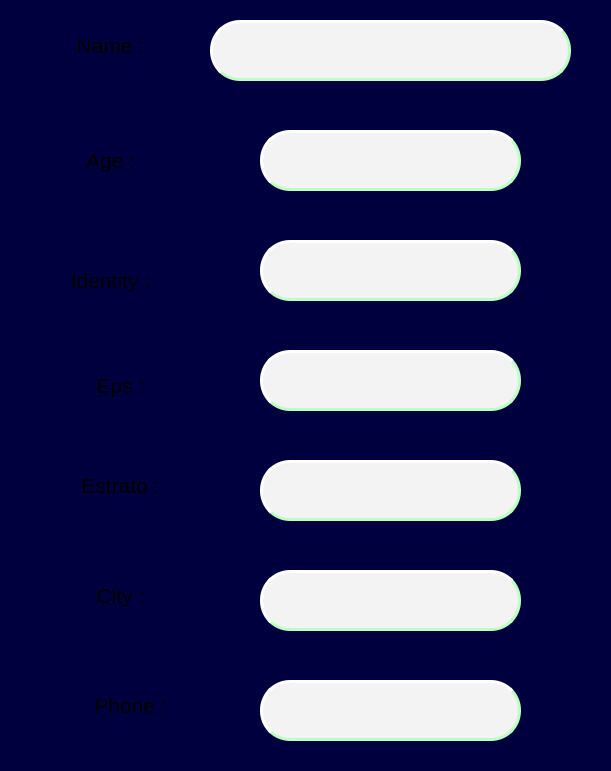
       <widget class="QFrame" name="frame_user">
        <property name="geometry">
         <rect>
          <x>20</x>
          <y>50</y>
          <width>611</width>
          <height>771</height>
         </rect>
        </property>
        <property name="font">
         <font>
          <family>Franklin Gothic Medium</family>
          <pointsize>12</pointsize>
          <weight>50</weight>
          <italic>true</italic>
          <bold>false</bold>
          <kerning>false</kerning>
         </font>
        </property>
        <property name="autoFillBackground">
         <bool>false</bool>
        </property>
        <property name="styleSheet">
         <string notr="true">

background-color : rgb(0, 0, 63);
border: 3px solid blue;
border-color : rgb(0, 0, 63);

</string>
        </property>
        <property name="frameShape">
         <enum>QFrame::HLine</enum>
        </property>
        <property name="frameShadow">
         <enum>QFrame::Plain</enum>
        </property>
        <property name="lineWidth">
         <number>0</number>
        </property>
        <widget class="QLineEdit" name="txt_name">
         <property name="geometry">
          <rect>
           <x>210</x>
           <y>20</y>
           <width>361</width>
           <height>61</height>
          </rect>
         </property>
         <property name="font">
          <font>
           <family>Nirmala UI</family>
           <pointsize>11</pointsize>
           <weight>9</weight>
           <italic>false</italic>
           <bold>false</bold>
          </font>
         </property>
         <property name="styleSheet">
          <string notr="true">font: 75 11pt &quot;Nirmala UI&quot;;

background-color: rgb(243, 243, 243);
border-radius : 30px;
selection-background-color: yellow;
border-style: outset;
border-width: 3px;
border-color: rgb(188, 255, 194);


</string>
         </property>
         <property name="text">
          <string/>
         </property>
         <property name="cursorMoveStyle">
          <enum>Qt::VisualMoveStyle</enum>
         </property>
        </widget>
        <widget class="QLineEdit" name="txt_identity">
         <property name="geometry">
          <rect>
           <x>260</x>
           <y>240</y>
           <width>261</width>
           <height>61</height>
          </rect>
         </property>
         <property name="font">
          <font>
           <family>Franklin Gothic Medium</family>
           <pointsize>12</pointsize>
           <weight>50</weight>
           <italic>true</italic>
           <bold>false</bold>
          </font>
         </property>
         <property name="styleSheet">
          <string notr="true">background-color: rgb(243, 243, 243);
border-radius : 30px;
selection-background-color: yellow;
border-style: outset;
border-width: 3px;
border-color: rgb(188, 255, 194);
</string>
         </property>
         <property name="text">
          <string/>
         </property>
         <property name="echoMode">
          <enum>QLineEdit::Normal</enum>
         </property>
         <property name="alignment">
          <set>Qt::AlignCenter</set>
         </property>
         <property name="dragEnabled">
          <bool>true</bool>
         </property>
         <property name="cursorMoveStyle">
          <enum>Qt::VisualMoveStyle</enum>
         </property>
        </widget>
        <widget class="QLineEdit" name="txt_eps">
         <property name="geometry">
          <rect>
           <x>260</x>
           <y>350</y>
           <width>261</width>
           <height>61</height>
          </rect>
         </property>
         <property name="font">
          <font>
           <family>Franklin Gothic Medium</family>
           <pointsize>12</pointsize>
           <weight>50</weight>
           <italic>true</italic>
           <bold>false</bold>
          </font>
         </property>
         <property name="styleSheet">
          <string notr="true">background-color: rgb(243, 243, 243);
border-radius : 30px;
selection-background-color: yellow;
border-style: outset;
border-width: 3px;
border-color: rgb(188, 255, 194);
</string>
         </property>
         <property name="text">
          <string/>
         </property>
         <property name="echoMode">
          <enum>QLineEdit::Normal</enum>
         </property>
         <property name="alignment">
          <set>Qt::AlignCenter</set>
         </property>
         <property name="dragEnabled">
          <bool>true</bool>
         </property>
         <property name="cursorMoveStyle">
          <enum>Qt::VisualMoveStyle</enum>
         </property>
        </widget>
        <widget class="QLineEdit" name="txt_estrato">
         <property name="geometry">
          <rect>
           <x>260</x>
           <y>460</y>
           <width>261</width>
           <height>61</height>
          </rect>
         </property>
         <property name="font">
          <font>
           <family>Franklin Gothic Medium</family>
           <pointsize>12</pointsize>
           <weight>50</weight>
           <italic>true</italic>
           <bold>false</bold>
          </font>
         </property>
         <property name="styleSheet">
          <string notr="true">background-color: rgb(243, 243, 243);
border-radius : 30px;
selection-background-color: yellow;
border-style: outset;
border-width: 3px;
border-color: rgb(188, 255, 194);
</string>
         </property>
         <property name="text">
          <string/>
         </property>
         <property name="echoMode">
          <enum>QLineEdit::Normal</enum>
         </property>
         <property name="alignment">
          <set>Qt::AlignCenter</set>
         </property>
         <property name="dragEnabled">
          <bool>true</bool>
         </property>
         <property name="cursorMoveStyle">
          <enum>Qt::VisualMoveStyle</enum>
         </property>
        </widget>
        <widget class="QLineEdit" name="txt_city">
         <property name="geometry">
          <rect>
           <x>260</x>
           <y>570</y>
           <width>261</width>
           <height>61</height>
          </rect>
         </property>
         <property name="font">
          <font>
           <family>Franklin Gothic Medium</family>
           <pointsize>12</pointsize>
           <weight>50</weight>
           <italic>true</italic>
           <bold>false</bold>
          </font>
         </property>
         <property name="styleSheet">
          <string notr="true">background-color: rgb(243, 243, 243);
border-radius : 30px;
selection-background-color: yellow;
border-style: outset;
border-width: 3px;
border-color: rgb(188, 255, 194);
</string>
         </property>
         <property name="text">
          <string/>
         </property>
         <property name="echoMode">
          <enum>QLineEdit::Normal</enum>
         </property>
         <property name="alignment">
          <set>Qt::AlignCenter</set>
         </property>
         <property name="dragEnabled">
          <bool>true</bool>
         </property>
         <property name="cursorMoveStyle">
          <enum>Qt::VisualMoveStyle</enum>
         </property>
        </widget>
        <widget class="QLineEdit" name="txt_phone">
         <property name="geometry">
          <rect>
           <x>260</x>
           <y>680</y>
           <width>261</width>
           <height>61</height>
          </rect>
         </property>
         <property name="font">
          <font>
           <family>Franklin Gothic Medium</family>
           <pointsize>12</pointsize>
           <weight>50</weight>
           <italic>true</italic>
           <bold>false</bold>
          </font>
         </property>
         <property name="styleSheet">
          <string notr="true">background-color: rgb(243, 243, 243);
border-radius : 30px;
selection-background-color: yellow;
border-style: outset;
border-width: 3px;
border-color: rgb(188, 255, 194);
</string>
         </property>
         <property name="text">
          <string/>
         </property>
         <property name="echoMode">
          <enum>QLineEdit::Normal</enum>
         </property>
         <property name="alignment">
          <set>Qt::AlignCenter</set>
         </property>
         <property name="dragEnabled">
          <bool>true</bool>
         </property>
         <property name="cursorMoveStyle">
          <enum>Qt::VisualMoveStyle</enum>
         </property>
        </widget>
        <widget class="QLineEdit" name="txt_age">
         <property name="geometry">
          <rect>
           <x>260</x>
           <y>130</y>
           <width>261</width>
           <height>61</height>
          </rect>
         </property>
         <property name="font">
          <font>
           <family>Franklin Gothic Medium</family>
           <pointsize>12</pointsize>
           <weight>50</weight>
           <italic>true</italic>
           <bold>false</bold>
          </font>
         </property>
         <property name="styleSheet">
          <string notr="true">background-color: rgb(243, 243, 243);
border-radius : 30px;
selection-background-color: yellow;
border-style: outset;
border-width: 3px;
border-color: rgb(188, 255, 194);
</string>
         </property>
         <property name="text">
          <string/>
         </property>
         <property name="echoMode">
          <enum>QLineEdit::Normal</enum>
         </property>
         <property name="alignment">
          <set>Qt::AlignCenter</set>
         </property>
         <property name="dragEnabled">
          <bool>true</bool>
         </property>
         <property name="cursorMoveStyle">
          <enum>Qt::VisualMoveStyle</enum>
         </property>
        </widget>
        <widget class="QLabel" name="label">
         <property name="enabled">
          <bool>true</bool>
         </property>
         <property name="geometry">
          <rect>
           <x>30</x>
           <y>10</y>
           <width>161</width>
           <height>71</height>
          </rect>
         </property>
         <property name="font">
          <font>
           <family>Segoe UI</family>
           <pointsize>16</pointsize>
           <weight>9</weight>
           <italic>false</italic>
           <bold>false</bold>
          </font>
         </property>
         <property name="tabletTracking">
          <bool>false</bool>
         </property>
         <property name="focusPolicy">
          <enum>Qt::ClickFocus</enum>
         </property>
         <property name="autoFillBackground">
          <bool>false</bool>
         </property>
         <property name="styleSheet">
          <string notr="true">color : rgb(247, 255, 255);
font: 75 16pt &quot;Segoe UI&quot;;

QLabel { 
	background-color : rgb(0, 0, 63) 
	border: 3px solid blue;
    border-color : rgb(0, 0, 63);
}
</string>
         </property>
         <property name="frameShape">
          <enum>QFrame::HLine</enum>
         </property>
         <property name="frameShadow">
          <enum>QFrame::Plain</enum>
         </property>
         <property name="lineWidth">
          <number>0</number>
         </property>
         <property name="text">
          <string>Name :</string>
         </property>
         <property name="textFormat">
          <enum>Qt::AutoText</enum>
         </property>
         <property name="scaledContents">
          <bool>true</bool>
         </property>
         <property name="alignment">
          <set>Qt::AlignCenter</set>
         </property>
         <property name="wordWrap">
          <bool>true</bool>
         </property>
         <property name="margin">
          <number>10</number>
         </property>
         <property name="textInteractionFlags">
          <set>Qt::NoTextInteraction</set>
         </property>
        </widget>
        <widget class="QLabel" name="label_7">
         <property name="enabled">
          <bool>true</bool>
         </property>
         <property name="geometry">
          <rect>
           <x>30</x>
           <y>120</y>
           <width>161</width>
           <height>81</height>
          </rect>
         </property>
         <property name="font">
          <font>
           <family>Segoe UI</family>
           <pointsize>16</pointsize>
           <weight>9</weight>
           <italic>false</italic>
           <bold>false</bold>
          </font>
         </property>
         <property name="tabletTracking">
          <bool>false</bool>
         </property>
         <property name="focusPolicy">
          <enum>Qt::ClickFocus</enum>
         </property>
         <property name="autoFillBackground">
          <bool>false</bool>
         </property>
         <property name="styleSheet">
          <string notr="true">color : rgb(247, 255, 255);
font: 75 16pt &quot;Segoe UI&quot;;

QLabel { 
	background-color : rgb(0, 0, 63) 
	border: 3px solid blue;
    border-color : rgb(0, 0, 63);
}
</string>
         </property>
         <property name="frameShape">
          <enum>QFrame::HLine</enum>
         </property>
         <property name="frameShadow">
          <enum>QFrame::Plain</enum>
         </property>
         <property name="lineWidth">
          <number>0</number>
         </property>
         <property name="text">
          <string>Age :</string>
         </property>
         <property name="textFormat">
          <enum>Qt::AutoText</enum>
         </property>
         <property name="scaledContents">
          <bool>true</bool>
         </property>
         <property name="alignment">
          <set>Qt::AlignCenter</set>
         </property>
         <property name="wordWrap">
          <bool>true</bool>
         </property>
         <property name="margin">
          <number>10</number>
         </property>
         <property name="textInteractionFlags">
          <set>Qt::NoTextInteraction</set>
         </property>
        </widget>
        <widget class="QLabel" name="label_8">
         <property name="enabled">
          <bool>true</bool>
         </property>
         <property name="geometry">
          <rect>
           <x>40</x>
           <y>560</y>
           <width>161</width>
           <height>71</height>
          </rect>
         </property>
         <property name="font">
          <font>
           <family>Segoe UI</family>
           <pointsize>16</pointsize>
           <weight>9</weight>
           <italic>false</italic>
           <bold>false</bold>
          </font>
         </property>
         <property name="tabletTracking">
          <bool>false</bool>
         </property>
         <property name="focusPolicy">
          <enum>Qt::ClickFocus</enum>
         </property>
         <property name="autoFillBackground">
          <bool>false</bool>
         </property>
         <property name="styleSheet">
          <string notr="true">color : rgb(247, 255, 255);
font: 75 16pt &quot;Segoe UI&quot;;

QLabel { 
	background-color : rgb(0, 0, 63) 
	border: 3px solid blue;
    border-color : rgb(0, 0, 63);
}
</string>
         </property>
         <property name="frameShape">
          <enum>QFrame::HLine</enum>
         </property>
         <property name="frameShadow">
          <enum>QFrame::Plain</enum>
         </property>
         <property name="lineWidth">
          <number>0</number>
         </property>
         <property name="text">
          <string>City :</string>
         </property>
         <property name="textFormat">
          <enum>Qt::AutoText</enum>
         </property>
         <property name="scaledContents">
          <bool>true</bool>
         </property>
         <property name="alignment">
          <set>Qt::AlignCenter</set>
         </property>
         <property name="wordWrap">
          <bool>true</bool>
         </property>
         <property name="margin">
          <number>10</number>
         </property>
         <property name="textInteractionFlags">
          <set>Qt::NoTextInteraction</set>
         </property>
        </widget>
        <widget class="QLabel" name="label_9">
         <property name="enabled">
          <bool>true</bool>
         </property>
         <property name="geometry">
          <rect>
           <x>40</x>
           <y>670</y>
           <width>181</width>
           <height>71</height>
          </rect>
         </property>
         <property name="font">
          <font>
           <family>Segoe UI</family>
           <pointsize>16</pointsize>
           <weight>9</weight>
           <italic>false</italic>
           <bold>false</bold>
          </font>
         </property>
         <property name="tabletTracking">
          <bool>false</bool>
         </property>
         <property name="focusPolicy">
          <enum>Qt::ClickFocus</enum>
         </property>
         <property name="autoFillBackground">
          <bool>false</bool>
         </property>
         <property name="styleSheet">
          <string notr="true">color : rgb(247, 255, 255);
font: 75 16pt &quot;Segoe UI&quot;;

QLabel { 
	background-color : rgb(0, 0, 63) 
	border: 3px solid blue;
    border-color : rgb(0, 0, 63);
}
</string>
         </property>
         <property name="frameShape">
          <enum>QFrame::HLine</enum>
         </property>
         <property name="frameShadow">
          <enum>QFrame::Plain</enum>
         </property>
         <property name="lineWidth">
          <number>0</number>
         </property>
         <property name="text">
          <string>Phone :</string>
         </property>
         <property name="textFormat">
          <enum>Qt::AutoText</enum>
         </property>
         <property name="scaledContents">
          <bool>true</bool>
         </property>
         <property name="alignment">
          <set>Qt::AlignCenter</set>
         </property>
         <property name="wordWrap">
          <bool>true</bool>
         </property>
         <property name="margin">
          <number>10</number>
         </property>
         <property name="textInteractionFlags">
          <set>Qt::NoTextInteraction</set>
         </property>
        </widget>
        <widget class="QLabel" name="label_10">
         <property name="enabled">
          <bool>true</bool>
         </property>
         <property name="geometry">
          <rect>
           <x>30</x>
           <y>450</y>
           <width>181</width>
           <height>71</height>
          </rect>
         </property>
         <property name="font">
          <font>
           <family>Segoe UI</family>
           <pointsize>16</pointsize>
           <weight>9</weight>
           <italic>false</italic>
           <bold>false</bold>
          </font>
         </property>
         <property name="tabletTracking">
          <bool>false</bool>
         </property>
         <property name="focusPolicy">
          <enum>Qt::ClickFocus</enum>
         </property>
         <property name="autoFillBackground">
          <bool>false</bool>
         </property>
         <property name="styleSheet">
          <string notr="true">color : rgb(247, 255, 255);
font: 75 16pt &quot;Segoe UI&quot;;

QLabel { 
	background-color : rgb(0, 0, 63) 
	border: 3px solid blue;
    border-color : rgb(0, 0, 63);
}
</string>
         </property>
         <property name="frameShape">
          <enum>QFrame::HLine</enum>
         </property>
         <property name="frameShadow">
          <enum>QFrame::Plain</enum>
         </property>
         <property name="lineWidth">
          <number>0</number>
         </property>
         <property name="text">
          <string>Estrato :</string>
         </property>
         <property name="textFormat">
          <enum>Qt::AutoText</enum>
         </property>
         <property name="scaledContents">
          <bool>true</bool>
         </property>
         <property name="alignment">
          <set>Qt::AlignCenter</set>
         </property>
         <property name="wordWrap">
          <bool>true</bool>
         </property>
         <property name="margin">
          <number>10</number>
         </property>
         <property name="textInteractionFlags">
          <set>Qt::NoTextInteraction</set>
         </property>
        </widget>
        <widget class="QLabel" name="label_11">
         <property name="enabled">
          <bool>true</bool>
         </property>
         <property name="geometry">
          <rect>
           <x>40</x>
           <y>350</y>
           <width>161</width>
           <height>71</height>
          </rect>
         </property>
         <property name="font">
          <font>
           <family>Segoe UI</family>
           <pointsize>16</pointsize>
           <weight>9</weight>
           <italic>false</italic>
           <bold>false</bold>
          </font>
         </property>
         <property name="tabletTracking">
          <bool>false</bool>
         </property>
         <property name="focusPolicy">
          <enum>Qt::ClickFocus</enum>
         </property>
         <property name="autoFillBackground">
          <bool>false</bool>
         </property>
         <property name="styleSheet">
          <string notr="true">color : rgb(247, 255, 255);
font: 75 16pt &quot;Segoe UI&quot;;

QLabel { 
	background-color : rgb(0, 0, 63) 
	border: 3px solid blue;
    border-color : rgb(0, 0, 63);
}
</string>
         </property>
         <property name="frameShape">
          <enum>QFrame::HLine</enum>
         </property>
         <property name="frameShadow">
          <enum>QFrame::Plain</enum>
         </property>
         <property name="lineWidth">
          <number>0</number>
         </property>
         <property name="text">
          <string>Eps :</string>
         </property>
         <property name="textFormat">
          <enum>Qt::AutoText</enum>
         </property>
         <property name="scaledContents">
          <bool>true</bool>
         </property>
         <property name="alignment">
          <set>Qt::AlignCenter</set>
         </property>
         <property name="wordWrap">
          <bool>true</bool>
         </property>
         <property name="margin">
          <number>10</number>
         </property>
         <property name="textInteractionFlags">
          <set>Qt::NoTextInteraction</set>
         </property>
        </widget>
        <widget class="QLabel" name="label_12">
         <property name="enabled">
          <bool>true</bool>
         </property>
         <property name="geometry">
          <rect>
           <x>20</x>
           <y>240</y>
           <width>181</width>
           <height>81</height>
          </rect>
         </property>
         <property name="font">
          <font>
           <family>Segoe UI</family>
           <pointsize>16</pointsize>
           <weight>9</weight>
           <italic>false</italic>
           <bold>false</bold>
          </font>
         </property>
         <property name="tabletTracking">
          <bool>false</bool>
         </property>
         <property name="focusPolicy">
          <enum>Qt::ClickFocus</enum>
         </property>
         <property name="autoFillBackground">
          <bool>false</bool>
         </property>
         <property name="styleSheet">
          <string notr="true">color : rgb(247, 255, 255);
font: 75 16pt &quot;Segoe UI&quot;;

QLabel { 
	background-color : rgb(0, 0, 63) 
	border: 3px solid blue;
    border-color : rgb(0, 0, 63);
}
</string>
         </property>
         <property name="frameShape">
          <enum>QFrame::HLine</enum>
         </property>
         <property name="frameShadow">
          <enum>QFrame::Plain</enum>
         </property>
         <property name="lineWidth">
          <number>0</number>
         </property>
         <property name="text">
          <string>Identity :</string>
         </property>
         <property name="textFormat">
          <enum>Qt::AutoText</enum>
         </property>
         <property name="scaledContents">
          <bool>true</bool>
         </property>
         <property name="alignment">
          <set>Qt::AlignCenter</set>
         </property>
         <property name="wordWrap">
          <bool>true</bool>
         </property>
         <property name="margin">
          <number>10</number>
         </property>
         <property name="textInteractionFlags">
          <set>Qt::NoTextInteraction</set>
         </property>
        </widget>
       </widget>
